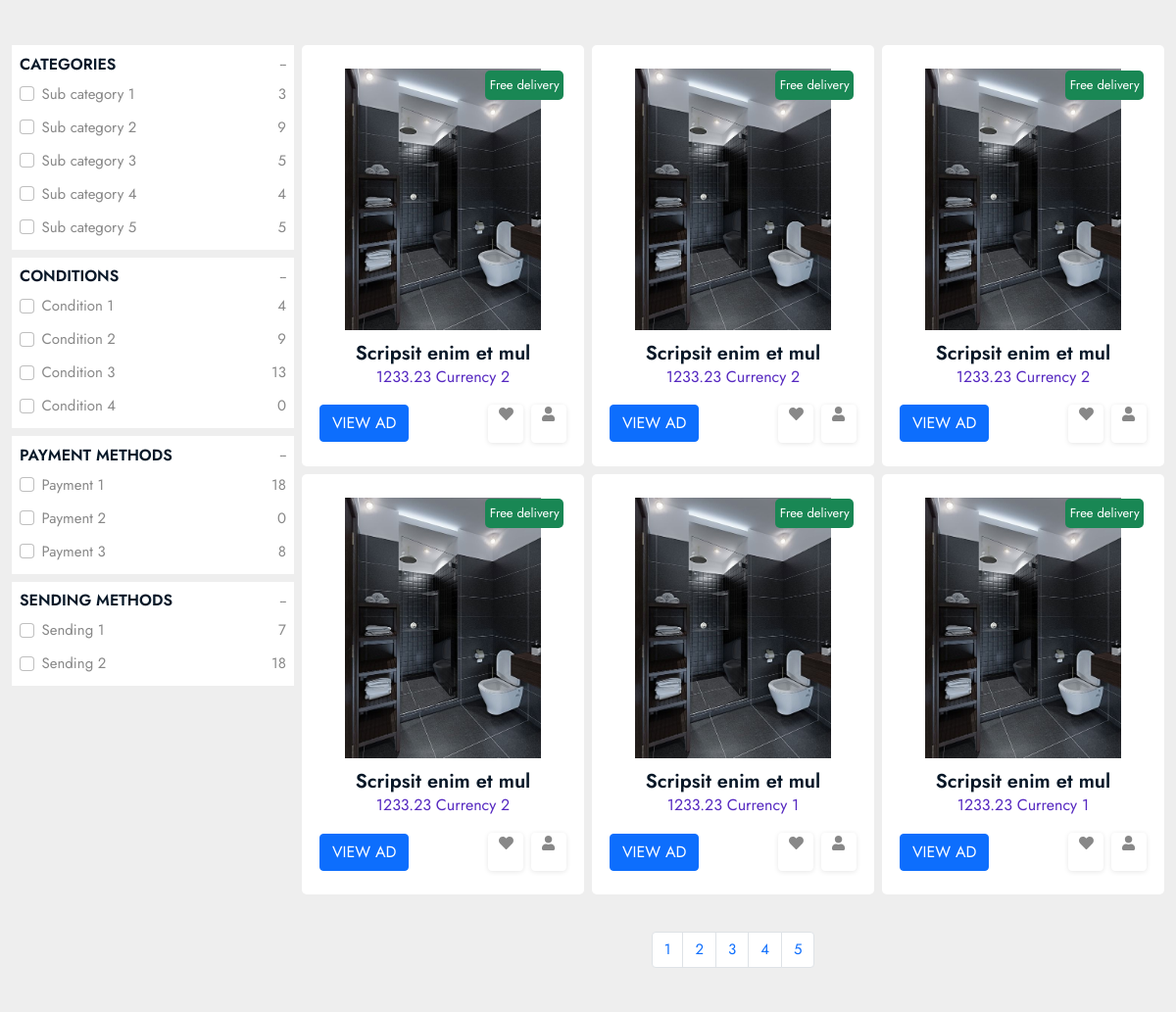
The app's page /categories.php (middle part), older data.
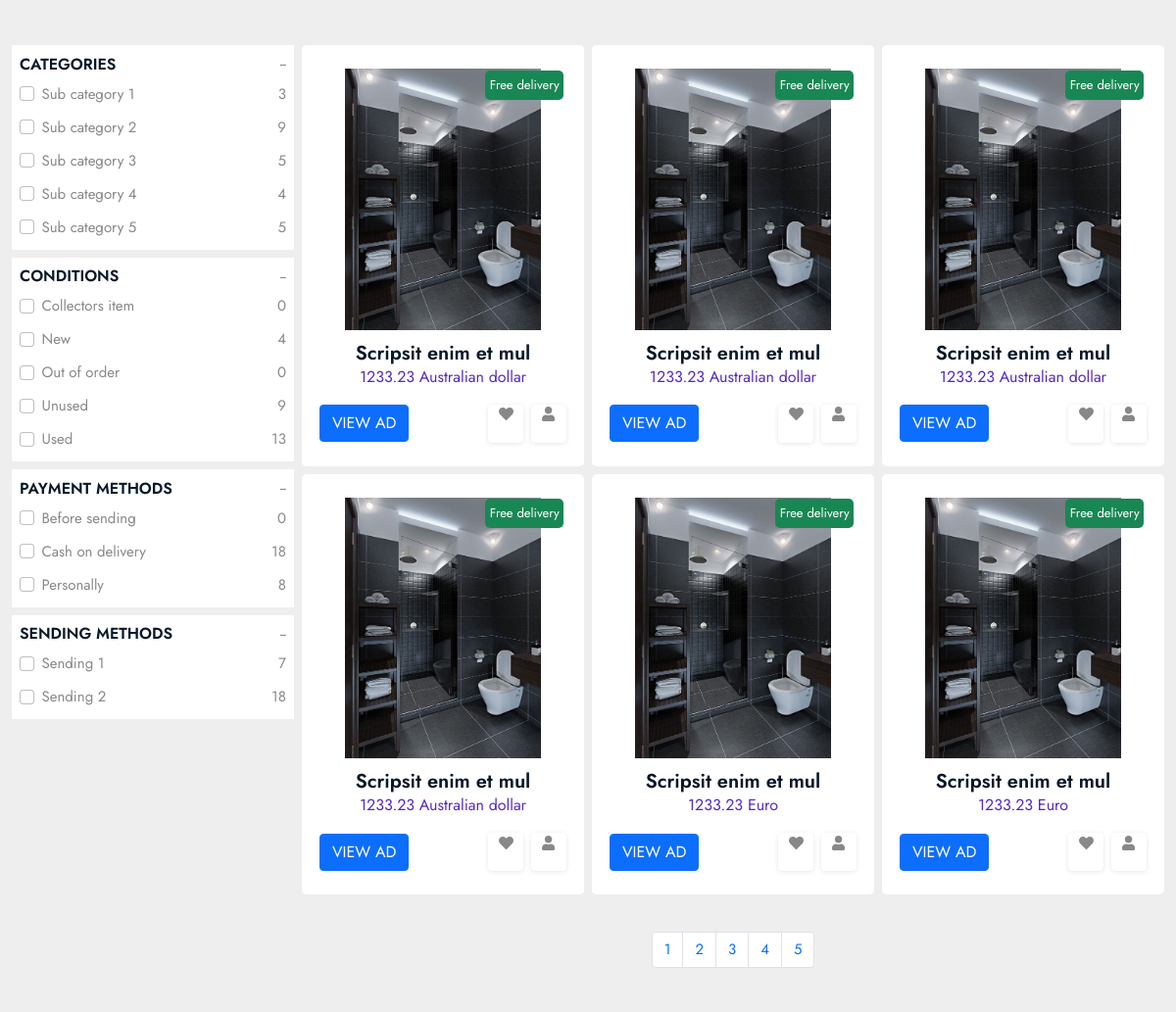
The same page, newer data.
### tables this page shows
CREATE TABLE `subcategories` (
  `id` int(11) UNSIGNED NOT NULL,
  `title` varchar(211) NOT NULL,
  `category_id` int(11) UNSIGNED NOT NULL,
  `slug` varchar(211) DEFAULT NULL
);

CREATE TABLE `conditions` (
  `id` int(11) NOT NULL,
  `title` varchar(211) NOT NULL,
  `skug` varchar(211) DEFAULT NULL
);

CREATE TABLE `payment_methods` (
  `id` int(11) UNSIGNED NOT NULL,
  `title` varchar(211) NOT NULL,
  `slug` varchar(211) DEFAULT NULL
);

CREATE TABLE `sending_methods` (
  `id` int(11) UNSIGNED NOT NULL,
  `title` varchar(211) NOT NULL,
  `slug` varchar(211) DEFAULT NULL
);

CREATE TABLE `ads` (
  `id` int(11) NOT NULL,
  `title` varchar(211) NOT NULL,
  `price` decimal(10,2) NOT NULL,
  `price_type_id` int(11) NOT NULL,
  `currency_id` int(11) NOT NULL,
  `images` text DEFAULT NULL,
  `youtube_link` varchar(211) NOT NULL,
  `description` text NOT NULL,
  `condition_id` int(11) NOT NULL,
  `sub_category_id` int(11) DEFAULT NULL,
  `amount` int(11) NOT NULL,
  `sending_id` int(11) NOT NULL,
  `payment_id` int(11) NOT NULL,
  `free_delivery` int(11) NOT NULL DEFAULT 0,
  `created_at` datetime NOT NULL,
  `updated_at` datetime NOT NULL,
  `expires_at` datetime NOT NULL,
  `user_id` int(11) NOT NULL,
  `slug` varchar(211) DEFAULT NULL
);

CREATE TABLE `currencies` (
  `id` int(11) NOT NULL,
  `title` varchar(211) NOT NULL,
  `slug` varchar(211) DEFAULT NULL
);

### include/db.inc.php (called while the page is built, shortened)
<?php
class DbConnect {
	private $host = HOST;
	private $dbname = DBNAME;
	private $username = USERNAME;
	private $password = PASSWORD;
	protected function connect() {
		try {
		$sql = 'mysql:host='. $this -> host .';dbname='. $this -> dbname ;
		$pdo = new PDO ( $sql , $this -> username , $this -> password );
		$pdo -> setAttribute( PDO::ATTR_DEFAULT_FETCH_MODE , PDO::FETCH_ASSOC );
		$pdo -> setAttribute ( PDO::ATTR_ERRMODE , PDO::ERRMODE_EXCEPTION );
		$pdo -> exec( 'set names utf8');
		return $pdo;
		} catch ( PDOException $e ){
			echo $e -> getMessage();
		}
	}
}

### classes/ad.class.php (called while the page is built, shortened)
<?php
class Ad extends DbConnect {
public function getAdsCountBySubCategory($sub_category_id){
	$sql = 'select * from ads where sub_category_id = ? ';
	$query = $this -> connect() -> prepare($sql);
	$query -> execute([ $sub_category_id ]);
	$ads = count($query -> fetchAll());
	return $ads;
}
public function getAdsCountByCondition($condition_id){
	$sql = 'select * from ads where condition_id = ? ';
	$query = $this -> connect() -> prepare($sql);
	$query -> execute([ $condition_id ]);
	$ads = count($query -> fetchAll());
	return $ads;
}
public function getAdsByPaymentMethod($payment_id){
	$sql = 'select * from ads where payment_id = ? ';
	$query = $this -> connect() -> prepare($sql);
	$query -> execute([ $payment_id ]);
	$ads = count($query -> fetchAll());
	return $ads;
}
public function getAdsBySendingMethod($sending_id){
	$sql = 'select * from ads where sending_id = ? ';
	$query = $this -> connect() -> prepare($sql);
	$query -> execute([ $sending_id ]);
	$ads = count($query -> fetchAll());
	return $ads;
}
public function getAllSubCategories(){
	$sql = 'select * from subcategories order by title asc';
	$query = $this -> connect() -> query ($sql);
	$subcategories = $query -> fetchAll();
	return $subcategories;
}
public function getAllConditions(){
	$sql = 'select * from conditions order by title asc';
	$query = $this -> connect() -> query ($sql);
	$conditions = $query -> fetchAll();
	return $conditions;
}
public function getAllPaymentMethods(){
	$sql = 'select * from payment_methods order by title asc';
	$query = $this -> connect() -> query ($sql);
	$payment_methods = $query -> fetchAll();
	return $payment_methods;
}
public function getAllSendingMethods(){
	$sql = 'select * from sending_methods order by title asc';
	$query = $this -> connect() -> query ($sql);
	$sending_methods = $query -> fetchAll();
	return $sending_methods;
}
public function getAllAds(){
$page = isset($_GET['page']) ? (int)$_GET['page'] : 1 ;
$perPage = isset($_GET['per-page'])&& $_GET['per-page'] <= 6 ? (int)$_GET['per-page'] : 6 ;
$start = ( $page > 1 ) ? ($page * $perPage ) - $perPage : 0 ;
$sql = 'select * from ads order by title desc LIMIT :start , :perPage';
$query = $this -> connect() -> prepare($sql);
$query -> bindParam( ':start' , $start , PDO::PARAM_INT);
$query -> bindParam( ':perPage' , $perPage , PDO::PARAM_INT);
$query -> execute();
$ads = $query -> fetchAll();
$sql = 'select * from ads ';
$query = $this -> connect() -> query($sql);
$ads_count = $query ->  fetchAll();
$allAds = count($ads_count);
$pages = ceil( $allAds / $perPage);
return array('pages' => $pages , 'ads' => $ads , 'per-page' => $perPage );
}
public function getCurrencyDetails($currency_id){
	$sql = 'select * from currencies where  id = ? order by title asc';
	$query = $this -> connect() -> prepare($sql);
	$query -> execute([$currency_id]);
	$currency = $query -> fetch();
	return $currency;
}
}

### categories.php (the view, shortened to what this page needs)
<?php require_once 'include/db.inc.php' ?>
<?php
$ads = new Ad();
?>
<!DOCTYPE html>
<html class="no-js" lang="zxx">
<head>
   <?php require_once 'partials/__head.php' ?>
<link rel="stylesheet" type="text/css" href="assets/css/all.min.css">
</head>
<body>
<div class="container-fluid mt-5 mb-5">
    <div class="row g-2">
        <div class="col-md-3">
<form action="" method="GET">
            <div class="type p-2 mb-2">
                <div class="heading d-flex justify-content-between align-items-center">
                    <h6 class="text-uppercase">Categories</h6> <span>--</span>
                </div>
<?php
try{
foreach ($ads -> getAllSubCategories() as $subCategory ){
?>
<div class="d-flex justify-content-between mt-2">
        <div class="form-check">
            <input class="form-check-input" type="checkbox" value="<?php echo $subCategory['id'] ?>" onChange="this.form.submit()" name="sub_category_id" id="flexCheckChecked" >
            <label class="form-check-label" for="flexCheckChecked"> <?php echo $subCategory['title'] ?> </label> </div> <span>
<?php
echo $ads  -> getAdsCountBySubCategory($subCategory['id']);
?>
            </span>
                </div>
<?php
}
} catch( PDOException $e ){
    echo $e -> getMessage();
}
?>
            </div>
            <div class="type p-2 mb-2">
                <div class="heading d-flex justify-content-between align-items-center">
                    <h6 class="text-uppercase">Conditions</h6> <span>--</span>
                </div>
<?php
try{
foreach ($ads -> getAllConditions() as $condition ){
?>
<div class="d-flex justify-content-between mt-2">
        <div class="form-check">
            <input class="form-check-input" type="checkbox"  value="<?php echo $condition['id'] ?>" onChange="this.form.submit()" name="condition_id"  id="flexCheckChecked" >
            <label class="form-check-label" for="flexCheckChecked"> <?php echo $condition['title'] ?> </label> </div> <span>
<?php
echo $ads -> getAdsCountByCondition($condition['id']);
?>
            </span>
                </div>
<?php
}
} catch( PDOException $e ){
    echo $e -> getMessage();
}
?>
            </div>
            <div class="type p-2 mb-2">
                <div class="heading d-flex justify-content-between align-items-center">
                    <h6 class="text-uppercase">Payment methods</h6> <span>--</span>
                </div>
<?php
try{
foreach ($ads -> getAllPaymentMethods() as $paymentMethod ){
?>
<div class="d-flex justify-content-between mt-2">
        <div class="form-check">
            <input class="form-check-input" type="checkbox"  value="<?php echo $paymentMethod['id'] ?>" onChange="this.form.submit()" name="payment_id"  id="flexCheckChecked" >
            <label class="form-check-label" for="flexCheckChecked"> <?php echo $paymentMethod['title'] ?> </label> </div> <span>
<?php
echo $ads -> getAdsByPaymentMethod($paymentMethod['id']);
?>
            </span>
                </div>
<?php
}
} catch( PDOException $e ){
    echo $e -> getMessage();
}
?>
            </div>
            <div class="type p-2 mb-2">
                <div class="heading d-flex justify-content-between align-items-center">
                    <h6 class="text-uppercase">Sending Methods</h6> <span>--</span>
                </div>
<?php
try{
foreach ($ads -> getAllSendingMethods() as $sendingMethod ){
?>
<div class="d-flex justify-content-between mt-2">
        <div class="form-check">
            <input class="form-check-input" type="checkbox"  value="<?php echo $sendingMethod['id'] ?>" onChange="this.form.submit()" name="sending_id"  id="flexCheckChecked" >
            <label class="form-check-label" for="flexCheckChecked"> <?php echo $sendingMethod['title'] ?> </label> </div> <span>
<?php
 echo $ads -> getAdsBySendingMethod($sendingMethod['id']);
?>
            </span>
                </div>
<?php
}
} catch( PDOException $e ){
    echo $e -> getMessage();
}
?>
            </div>
        </div>
        <div class="col-md-9">
            <div class="row g-2">
<?php
try {
$ads = new Ad();
$sub_category_id = isset($_GET['sub_category_id']) ? $_GET['sub_category_id'] : null;
$sending_id = isset($_GET['sending_id']) ? $_GET['sending_id'] : null;
$payment_id = isset($_GET['payment_id']) ? $_GET['payment_id'] : null;
$condition_id = isset($_GET['condition_id']) ? $_GET['condition_id'] : null;
if( $sending_id){
$ads -> filterAdsBySendingMethod($sending_id)['ads'];
if( count($ads -> filterAdsBySendingMethod($sending_id)['ads']  )== 0 ){
    echo '<br><h4>There is no ads for this sending method.</h4>';
} else {
foreach( $ads -> filterAdsBySendingMethod($sending_id)['ads'] as $ad ){
?>
                   <div class="col-md-4">
                    <div class="product py-4"><?php
if( $ad['free_delivery'] == 1 ){
?>
 <span class="off bg-success">Free delivery
 </span>
    <?php
}
?>
                        <div class="text-center">
                            <img src="uploads/<?php echo current(explode('|' , $ad['images']));  ?>" width="200">
                             </div>
                        <div class="about text-center">
                            <h5><?php echo  substr($ad['title'] , 0 , 20 ) ?></h5> <span><?php echo $ad['price'] ?>
                                <?php echo $ads -> getCurrencyDetails($ad['currency_id'])['title']; ?>
                            </span>
                        </div>
                        <div class="cart-button mt-3 px-2 d-flex justify-content-between align-items-center"> <a  href="view-ad.php?id=<?php echo $ad['id']; ?>" class="btn btn-primary text-uppercase">View Ad</a>
                            <div class="add"> <span class="product_fav">
                                <i class="fas fa-heart" aria-hidden="true"></i></span> <span class="product_fav"><i class="fas fa-user"></i></span> </div>
                        </div>
                    </div>
                </div>
<?php
}
if( count($ads ->filterAdsBySendingMethod($sending_id)['ads']) > 0 ){
    $pages = $ads -> filterAdsBySendingMethod($sending_id)['pages'];
?>
<nav>
    <ul class="pagination d-flex justify-content-center flex-wrap pagination-rounded-flat pagination-success">
<?php
for( $x = 1 ; $x <= $pages; $x++){
    $perPage = $ads -> filterAdsBySendingMethod($sending_id)['per-page'];
?>
<li class="page-item"><a class="page-link" data-abc="true" href="?sending_id=<?php echo $sending_id;?>&page=<?php echo $x; ?>&per-page=<?php echo $perPage; ?>"><?php echo $x ?></a></li>
<?php
}
 ?>
    </ul>
</nav>
<?php
}
}
} else   {
foreach( $ads -> getAllAds()['ads'] as $ad ){
?>
                   <div class="col-md-4">
                    <div class="product py-4">
                        <?php
if( $ad['free_delivery'] == 1 ){
?>
 <span class="off bg-success">Free delivery
 </span>
    <?php
}
?>
                        <div class="text-center">
                            <img src="uploads/<?php echo current(explode('|' , $ad['images']));  ?>" width="200">
                             </div>
                        <div class="about text-center">
                            <h5><?php echo  substr($ad['title'] , 0 , 20 ) ?></h5> <span><?php echo $ad['price'] ?>
                                <?php echo $ads -> getCurrencyDetails($ad['currency_id'])['title']; ?>
                            </span>
                        </div>
                        <div class="cart-button mt-3 px-2 d-flex justify-content-between align-items-center"> <a  href="view-ad.php?id=<?php echo $ad['id']; ?>" class="btn btn-primary text-uppercase">View Ad</a>
                            <div class="add"> <span class="product_fav">
                                <i class="fas fa-heart" aria-hidden="true"></i></span> <span class="product_fav"><i class="fas fa-user"></i></span> </div>
                        </div>
                    </div>
                </div>
<?php
}
if( count($ads -> getAllAds()['ads']) > 0 ){
    $pages = $ads -> getAllAds()['pages'];
?>
<nav>
    <ul class="pagination d-flex justify-content-center flex-wrap pagination-rounded-flat pagination-success">
<?php
for( $x = 1 ; $x <= $pages; $x++){
    $perPage = $ads -> getAllAds()['per-page'];
?>
<li class="page-item"><a class="page-link" data-abc="true" href="?page=<?php echo $x; ?>&per-page=<?php echo $perPage; ?>"><?php echo $x ?></a></li>
<?php
}
 ?>
    </ul>
</nav>
<?php
}
}
} catch ( PDOException $e ){
    echo $e -> getMessage();
}
?>
            </div>
        </div>
    </div>
</div>
</body>
</html>

### partials/__head.php (shortened to what this page needs)
<link rel="stylesheet" href="assets/css/bootstrap.min.css" />
<link rel="stylesheet" href="assets/css/LineIcons.2.0.css" />
<link rel="stylesheet" href="assets/css/animate.css" />
<link rel="stylesheet" href="assets/css/tiny-slider.css" />
<link rel="stylesheet" href="assets/css/glightbox.min.css" />
<link rel="stylesheet" href="assets/css/main.css" />

### categories.php (style rules this page uses)
body { background-color: #eee }
.type { background-color: #fff }
.product { padding: 10px; background-color: #fff; border-radius: 5px; position: relative }
.about span { color: #5629c0; font-size: 16px }
.product_fav { display: inline-block; width: 36px; height: 39px; background: #FFFFFF; box-shadow: 0px 1px 5px rgba(0, 0, 0, 0.1); border-radius: 11%; text-align: center; cursor: pointer; margin-left: 3px; -webkit-transition: all 200ms ease; -moz-transition: all 200ms ease; -ms-transition: all 200ms ease; -o-transition: all 200ms ease; transition: all 200ms ease }
.about { margin-top: 12px }
.off { position: absolute; left: 65%; top: 6%; width: 80px; text-align: center; height: 30px; line-height: 8px; border-radius: 5px; font-size: 13px; display: flex; align-items: center; justify-content: center; color: #fff }

Row changes from the older to the newer data that the page shows:
removed conditions: title "Condition 1", id "4"
removed conditions: title "Condition 2", id "9"
removed conditions: title "Condition 3", id "13"
removed conditions: title "Condition 4", id "0"
removed payment_methods: title "Payment 1", id "18"
removed payment_methods: title "Payment 2", id "0"
removed payment_methods: title "Payment 3", id "8"
added conditions: title "Collectors item", id "0"
added conditions: title "New", id "4"
added conditions: title "Out of order", id "0"
added conditions: title "Unused", id "9"
added conditions: title "Used", id "13"
added payment_methods: title "Before sending", id "0"
added payment_methods: title "Cash on delivery", id "18"
added payment_methods: title "Personally", id "8"
changed through a linked row, ads (number 1 of 6 on the later page): currency.title "Currency 2" → "Australian dollar"
changed through a linked row, ads (number 2 of 6 on the later page): currency.title "Currency 2" → "Australian dollar"
changed through a linked row, ads (number 3 of 6 on the later page): currency.title "Currency 2" → "Australian dollar"
changed through a linked row, ads (number 4 of 6 on the later page): currency.title "Currency 2" → "Australian dollar"
changed through a linked row, ads (number 5 of 6 on the later page): currency.title "Currency 1" → "Euro"
changed through a linked row, ads (number 6 of 6 on the later page): currency.title "Currency 1" → "Euro"
